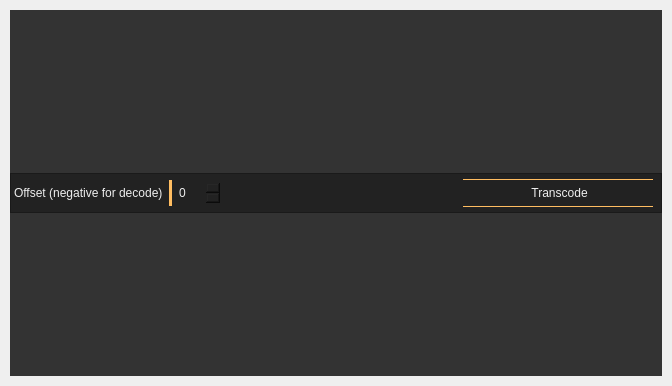
<?xml version="1.0" encoding="UTF-8"?>
<ui version="4.0">
 <class>MainUi</class>
 <widget class="QWidget" name="MainUi">
  <property name="geometry">
   <rect>
    <x>0</x>
    <y>0</y>
    <width>672</width>
    <height>386</height>
   </rect>
  </property>
  <property name="sizePolicy">
   <sizepolicy hsizetype="Preferred" vsizetype="Preferred">
    <horstretch>1</horstretch>
    <verstretch>1</verstretch>
   </sizepolicy>
  </property>
  <property name="windowTitle">
   <string>Form</string>
  </property>
  <property name="styleSheet">
   <string notr="true">*{
outline: none;
}
#action{
 background-color:rgb(34, 34, 34);
margin: 0 10px;
color: rgb(238, 238, 238);
}
#action QLabel{
color: rgb(238, 238, 238);
}
#action QSpinBox{
background-color: rgb(34, 34, 34);
color: rgb(238, 238, 238);
border: none;
border-left: 3px solid  rgb(255,189,97);
padding: 5px;
}
#action QPushButton{
border:none;
border-top:1px solid rgb(255,189,97);
border-bottom:1px solid rgb(255,189,97);
color: rgb(238, 238, 238);
height:25px;
width:25px;
margin:5px;
}
#action QPushButton::hover{
background-color:rgb(68 ,68, 68);
}

#frame QPushButton{
border:none;
background-color:rgba(255, 255, 255, 0);
color:rgb(238, 238, 238);
height:20px;
width:20px;
margin:2px;
}
#frame QPushButton::hover{
background-color:rgb(68 ,68, 68);
}
#frame #codButton::checked{
 background-color:rgb(85, 85, 85);
}

QScrollBar {
     border: none;
	background:none;
     width: 8px;
     margin: 0;
 }
 QScrollBar::handle {
     background:rgb(255, 189, 97);
     min-height: 20px;
 }
 QScrollBar::add-line {
	  border: none;
      background: none;
 }

 QScrollBar::sub-line {
	border: none;
    background: none;
 }
 QScrollBar::up-arrow, QScrollBar::down-arrow {
	border: none;
      background: none;
      color: none;
 }
QScrollBar::add-page, QScrollBar::sub-page {
    background: rgb(51,51,51);
}

QListWidget{
padding-top:5px;
}
QListWidget::item{
	height: 50px;
	color:rgb(238, 238, 238);
	border-left: 4px solid rgba(170, 170, 170, 0);
}
QListWidget::item:selected{
	background:rgb(51, 51, 51);
	border-left: 4px solid rgb(255, 189, 97);
}
QListWidget::item:hover{
	background:rgb(68 ,68, 68);
}
QListView:focus{
	color:rgb(238, 238, 238);
}

QTextEdit{
border:none;
background-color:rgb(51, 51, 51);
margin: 0 10px;
padding:5px 5px 0;
color:rgb(238, 238, 238);
}</string>
  </property>
  <layout class="QVBoxLayout" name="verticalLayout_3">
   <property name="spacing">
    <number>0</number>
   </property>
   <property name="leftMargin">
    <number>0</number>
   </property>
   <property name="topMargin">
    <number>10</number>
   </property>
   <property name="rightMargin">
    <number>0</number>
   </property>
   <property name="bottomMargin">
    <number>10</number>
   </property>
   <item>
    <widget class="QTextEdit" name="Input">
     <property name="styleSheet">
      <string notr="true"/>
     </property>
    </widget>
   </item>
   <item>
    <widget class="QFrame" name="action">
     <property name="sizePolicy">
      <sizepolicy hsizetype="Minimum" vsizetype="Preferred">
       <horstretch>0</horstretch>
       <verstretch>0</verstretch>
      </sizepolicy>
     </property>
     <property name="minimumSize">
      <size>
       <width>200</width>
       <height>0</height>
      </size>
     </property>
     <property name="frameShape">
      <enum>QFrame::StyledPanel</enum>
     </property>
     <property name="frameShadow">
      <enum>QFrame::Raised</enum>
     </property>
     <layout class="QHBoxLayout" name="horizontalLayout">
      <property name="spacing">
       <number>6</number>
      </property>
      <property name="leftMargin">
       <number>3</number>
      </property>
      <property name="topMargin">
       <number>0</number>
      </property>
      <property name="rightMargin">
       <number>3</number>
      </property>
      <property name="bottomMargin">
       <number>0</number>
      </property>
      <item>
       <widget class="QLabel" name="label">
        <property name="text">
         <string>Offset (negative for decode)</string>
        </property>
       </widget>
      </item>
      <item>
       <widget class="QSpinBox" name="spinBox">
        <property name="styleSheet">
         <string notr="true">
</string>
        </property>
        <property name="minimum">
         <number>-26</number>
        </property>
        <property name="maximum">
         <number>26</number>
        </property>
       </widget>
      </item>
      <item>
       <spacer name="horizontalSpacer">
        <property name="orientation">
         <enum>Qt::Horizontal</enum>
        </property>
        <property name="sizeHint" stdset="0">
         <size>
          <width>40</width>
          <height>20</height>
         </size>
        </property>
       </spacer>
      </item>
      <item>
       <widget class="QPushButton" name="translateButton">
        <property name="sizePolicy">
         <sizepolicy hsizetype="Fixed" vsizetype="Minimum">
          <horstretch>0</horstretch>
          <verstretch>0</verstretch>
         </sizepolicy>
        </property>
        <property name="minimumSize">
         <size>
          <width>200</width>
          <height>38</height>
         </size>
        </property>
        <property name="baseSize">
         <size>
          <width>200</width>
          <height>40</height>
         </size>
        </property>
        <property name="styleSheet">
         <string notr="true"/>
        </property>
        <property name="text">
         <string> Transcode</string>
        </property>
        <property name="icon">
         <iconset resource="res.qrc">
          <normaloff>:/icons/add_light.ico</normaloff>:/icons/add_light.ico</iconset>
        </property>
       </widget>
      </item>
     </layout>
    </widget>
   </item>
   <item>
    <widget class="QTextEdit" name="Result">
     <property name="sizePolicy">
      <sizepolicy hsizetype="Expanding" vsizetype="Expanding">
       <horstretch>0</horstretch>
       <verstretch>0</verstretch>
      </sizepolicy>
     </property>
     <property name="styleSheet">
      <string notr="true"/>
     </property>
     <property name="readOnly">
      <bool>true</bool>
     </property>
     <property name="html">
      <string>&lt;!DOCTYPE HTML PUBLIC &quot;-//W3C//DTD HTML 4.0//EN&quot; &quot;http://www.w3.org/TR/REC-html40/strict.dtd&quot;&gt;
&lt;html&gt;&lt;head&gt;&lt;meta name=&quot;qrichtext&quot; content=&quot;1&quot; /&gt;&lt;style type=&quot;text/css&quot;&gt;
p, li { white-space: pre-wrap; }
&lt;/style&gt;&lt;/head&gt;&lt;body style=&quot; font-family:'MS Shell Dlg 2'; font-size:8.25pt; font-weight:400; font-style:normal;&quot;&gt;
&lt;p style=&quot;-qt-paragraph-type:empty; margin-top:0px; margin-bottom:0px; margin-left:0px; margin-right:0px; -qt-block-indent:0; text-indent:0px; font-size:8pt;&quot;&gt;&lt;br /&gt;&lt;/p&gt;&lt;/body&gt;&lt;/html&gt;</string>
     </property>
     <property name="acceptRichText">
      <bool>true</bool>
     </property>
    </widget>
   </item>
  </layout>
 </widget>
 <resources>
  <include location="res.qrc"/>
 </resources>
 <connections/>
</ui>
